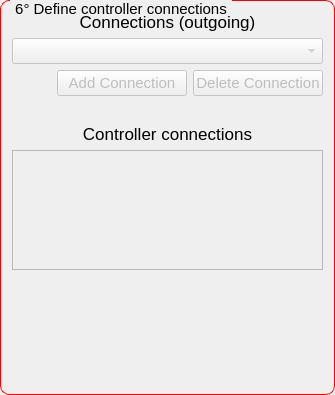
                   <widget class="QGroupBox" name="groupBox">
                    <property name="minimumSize">
                     <size>
                      <width>0</width>
                      <height>395</height>
                     </size>
                    </property>
                    <property name="maximumSize">
                     <size>
                      <width>16777215</width>
                      <height>395</height>
                     </size>
                    </property>
                    <property name="styleSheet">
                     <string notr="true">QGroupBox {
    border: 1px solid red;
    border-radius: 9px;
    margin-top: 0.5em;
    font-size: 15px;
}

QGroupBox::title {
    subcontrol-origin: margin;
    left: 10px;
    padding: 0 3px 0 3px;
}</string>
                    </property>
                    <property name="title">
                     <string>6° Define controller connections</string>
                    </property>
                    <layout class="QGridLayout" name="gridLayout_6">
                     <item row="0" column="0">
                      <layout class="QVBoxLayout" name="verticalLayout_23">
                       <item>
                        <widget class="QLabel" name="label_18">
                         <property name="font">
                          <font>
                           <pointsize>13</pointsize>
                          </font>
                         </property>
                         <property name="text">
                          <string>Connections (outgoing)</string>
                         </property>
                         <property name="alignment">
                          <set>Qt::AlignCenter</set>
                         </property>
                        </widget>
                       </item>
                       <item>
                        <widget class="QComboBox" name="combobox_controller_connection">
                         <property name="enabled">
                          <bool>false</bool>
                         </property>
                         <property name="font">
                          <font>
                           <pointsize>11</pointsize>
                          </font>
                         </property>
                         <property name="focusPolicy">
                          <enum>Qt::StrongFocus</enum>
                         </property>
                        </widget>
                       </item>
                       <item>
                        <layout class="QHBoxLayout" name="horizontalLayout_25">
                         <item>
                          <spacer name="horizontalSpacer_18">
                           <property name="orientation">
                            <enum>Qt::Horizontal</enum>
                           </property>
                           <property name="sizeHint" stdset="0">
                            <size>
                             <width>40</width>
                             <height>20</height>
                            </size>
                           </property>
                          </spacer>
                         </item>
                         <item>
                          <widget class="QPushButton" name="button_add_controller_connection">
                           <property name="enabled">
                            <bool>false</bool>
                           </property>
                           <property name="minimumSize">
                            <size>
                             <width>130</width>
                             <height>0</height>
                            </size>
                           </property>
                           <property name="maximumSize">
                            <size>
                             <width>130</width>
                             <height>16777215</height>
                            </size>
                           </property>
                           <property name="font">
                            <font>
                             <pointsize>11</pointsize>
                            </font>
                           </property>
                           <property name="text">
                            <string>Add Connection</string>
                           </property>
                          </widget>
                         </item>
                         <item>
                          <widget class="QPushButton" name="button_delete_controller_connection">
                           <property name="enabled">
                            <bool>false</bool>
                           </property>
                           <property name="minimumSize">
                            <size>
                             <width>130</width>
                             <height>0</height>
                            </size>
                           </property>
                           <property name="maximumSize">
                            <size>
                             <width>130</width>
                             <height>16777215</height>
                            </size>
                           </property>
                           <property name="font">
                            <font>
                             <pointsize>11</pointsize>
                            </font>
                           </property>
                           <property name="text">
                            <string>Delete Connection</string>
                           </property>
                          </widget>
                         </item>
                        </layout>
                       </item>
                       <item>
                        <spacer name="verticalSpacer_2">
                         <property name="orientation">
                          <enum>Qt::Vertical</enum>
                         </property>
                         <property name="sizeType">
                          <enum>QSizePolicy::Maximum</enum>
                         </property>
                         <property name="sizeHint" stdset="0">
                          <size>
                           <width>311</width>
                           <height>22</height>
                          </size>
                         </property>
                        </spacer>
                       </item>
                       <item>
                        <widget class="QLabel" name="label_32">
                         <property name="font">
                          <font>
                           <pointsize>13</pointsize>
                          </font>
                         </property>
                         <property name="text">
                          <string>Controller connections</string>
                         </property>
                         <property name="alignment">
                          <set>Qt::AlignCenter</set>
                         </property>
                        </widget>
                       </item>
                       <item>
                        <widget class="QListWidget" name="listwidget_controller_connection">
                         <property name="enabled">
                          <bool>false</bool>
                         </property>
                         <property name="minimumSize">
                          <size>
                           <width>0</width>
                           <height>120</height>
                          </size>
                         </property>
                         <property name="maximumSize">
                          <size>
                           <width>16777215</width>
                           <height>120</height>
                          </size>
                         </property>
                         <property name="font">
                          <font>
                           <pointsize>11</pointsize>
                          </font>
                         </property>
                         <property name="alternatingRowColors">
                          <bool>true</bool>
                         </property>
                        </widget>
                       </item>
                       <item>
                        <spacer name="verticalSpacer_10">
                         <property name="orientation">
                          <enum>Qt::Vertical</enum>
                         </property>
                         <property name="sizeHint" stdset="0">
                          <size>
                           <width>20</width>
                           <height>73</height>
                          </size>
                         </property>
                        </spacer>
                       </item>
                      </layout>
                     </item>
                    </layout>
                   </widget>
